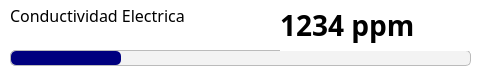
<?xml version="1.0" encoding="UTF-8"?>
<ui version="4.0">
 <class>Form</class>
 <widget class="QWidget" name="Form">
  <property name="geometry">
   <rect>
    <x>0</x>
    <y>0</y>
    <width>481</width>
    <height>70</height>
   </rect>
  </property>
  <property name="windowTitle">
   <string>Form</string>
  </property>
  <property name="styleSheet">
   <string notr="true">QLabel {
	font-family: Poppins;
	font-size: 16px;
}

QWidget {
	background-color: white;
}</string>
  </property>
  <widget class="QLabel" name="nameLbl">
   <property name="geometry">
    <rect>
     <x>10</x>
     <y>5</y>
     <width>251</width>
     <height>21</height>
    </rect>
   </property>
   <property name="text">
    <string>Conductividad Electrica</string>
   </property>
  </widget>
  <widget class="QProgressBar" name="progressBar">
   <property name="geometry">
    <rect>
     <x>10</x>
     <y>50</y>
     <width>461</width>
     <height>16</height>
    </rect>
   </property>
   <property name="styleSheet">
    <string notr="true">QProgressBar {
    border: 1px solid #bbb;
    border-radius: 5px;
    background-color: #f3f3f3;
	border-radius: 5px;
}

QProgressBar::chunk {
    background-color: #00007f;
	border-radius: 5px;
}
</string>
   </property>
   <property name="value">
    <number>24</number>
   </property>
   <property name="textVisible">
    <bool>false</bool>
   </property>
  </widget>
  <widget class="QLabel" name="valueLbl">
   <property name="geometry">
    <rect>
     <x>280</x>
     <y>0</y>
     <width>191</width>
     <height>51</height>
    </rect>
   </property>
   <property name="styleSheet">
    <string notr="true">font-weight: bold;
font-size: 28px;</string>
   </property>
   <property name="text">
    <string>1234 ppm</string>
   </property>
  </widget>
 </widget>
 <resources/>
 <connections/>
</ui>
